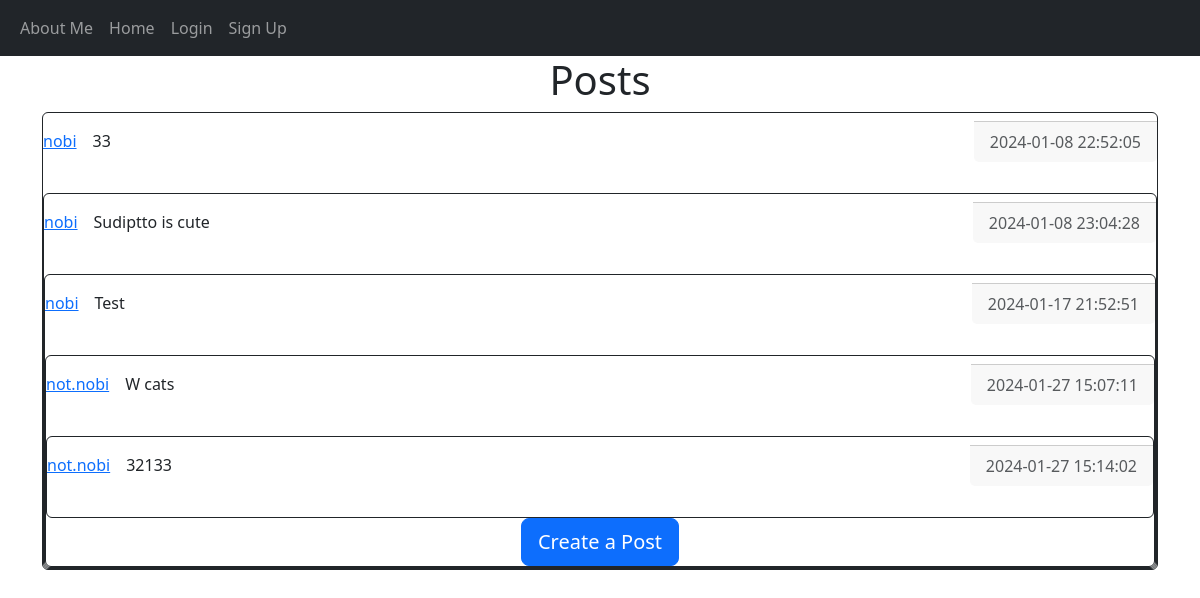
The page /home on the database its author committed.
### main.py (models this page shows)
class Post(db.Model):
    id = db.Column(db.Integer, primary_key= True)
    text = db.Column(db.Text, nullable=False)
    date_created = db.Column(db.DateTime(timezone= True),default=func.now())
    author = db.Column(db.Integer, db.ForeignKey('user.id', ondelete = 'CASCADE'), nullable = False)

class User(db.Model, UserMixin):
    id = db.Column(db.Integer, primary_key= True)
    email = db.Column(db.String(150), unique = True)
    username = db.Column(db.String(150), unique = True)
    password = db.Column(db.String(150))
    date_created = db.Column(db.DateTime(timezone= True),default=func.now())
    posts = db.relationship('Post',backref='user', passive_deletes=True)

### main.py (the view)
@app.route("/home")
def home():
    posts = Post.query.all()
    return render_template("home.html",user=current_user,posts=posts)

### templates/home.html (shortened to what this page needs)
{% extends "posts_div.html" %} {% block title %} Home {% endblock %}

### templates/posts_div.html (shortened to what this page needs)
{% extends "base.html" %} {% block title %} Home {% endblock %}
{% block content%}
 <h1 align="center">{% block header %}Posts{% endblock %}</h1>
<div id="posts">
{% for post in posts %}
<div class="card border-dark">
    <div class="card-harder d-flex justify-content-between align-items-center">
        <a href="/posts/{{post.user.username}}">{{post.user.username}}</a>
    <div class="card-body">
    <div class="card-text"> {{post.text}} </div>
    </div>
    <div class="card-footer text-muted">
        {{post.date_created}}
    </div>
</div>
<br/ >
{% endfor %}
</div>
{% block footer %}
<div align="center">
  <a href="/create-post"><button type"button" class="btn btn-primary btn-lg">Create a Post</button></a>
</div>
{% endblock %}
{% endblock %}

### templates/base.html (shortened to what this page needs)
<!DOCTYPE html>
<html lang="en">
<head>
    <link href="https://cdn.jsdelivr.net/npm/bootstrap@5.3.2/dist/css/bootstrap.min.css" rel="stylesheet">
</head>
<body>
    <nav class="navbar navbar-expand-lg navbar-dark bg-dark">
        <div class="container-fluid">
            <div class="collapse navbar-collapse" id="navbar">
                <div class="navbar-nav">
                    <a class="nav-item nav-link" href="/">About Me</a>
                    <a class="nav-item nav-link" href="/home">Home</a>
                    {% if user.is_authenticated %}
                    <a class="nav-item nav-link" href="/logout">Logout</a>
                    {%else%}
                    <a class="nav-item nav-link" href="/login">Login</a>
                    <a class="nav-item nav-link" href="/sign-up">Sign Up</a>
                    {% endif %}
                </div>
            </div>
        </div>
    </nav>
    <div class="container">
        {% block content%} {% endblock %}
    </div>
</body>
</html>

### rows shown on the page
Post: user.username "nobi", text "33", date_created "2024-01-08 22:52:05"
Post: user.username "nobi", text "Sudiptto is cute", date_created "2024-01-08 23:04:28"
Post: user.username "nobi", text "Test", date_created "2024-01-17 21:52:51"
Post: user.username "not.nobi", text "W cats", date_created "2024-01-27 15:07:11"
Post: user.username "not.nobi", text "32133", date_created "2024-01-27 15:14:02"
